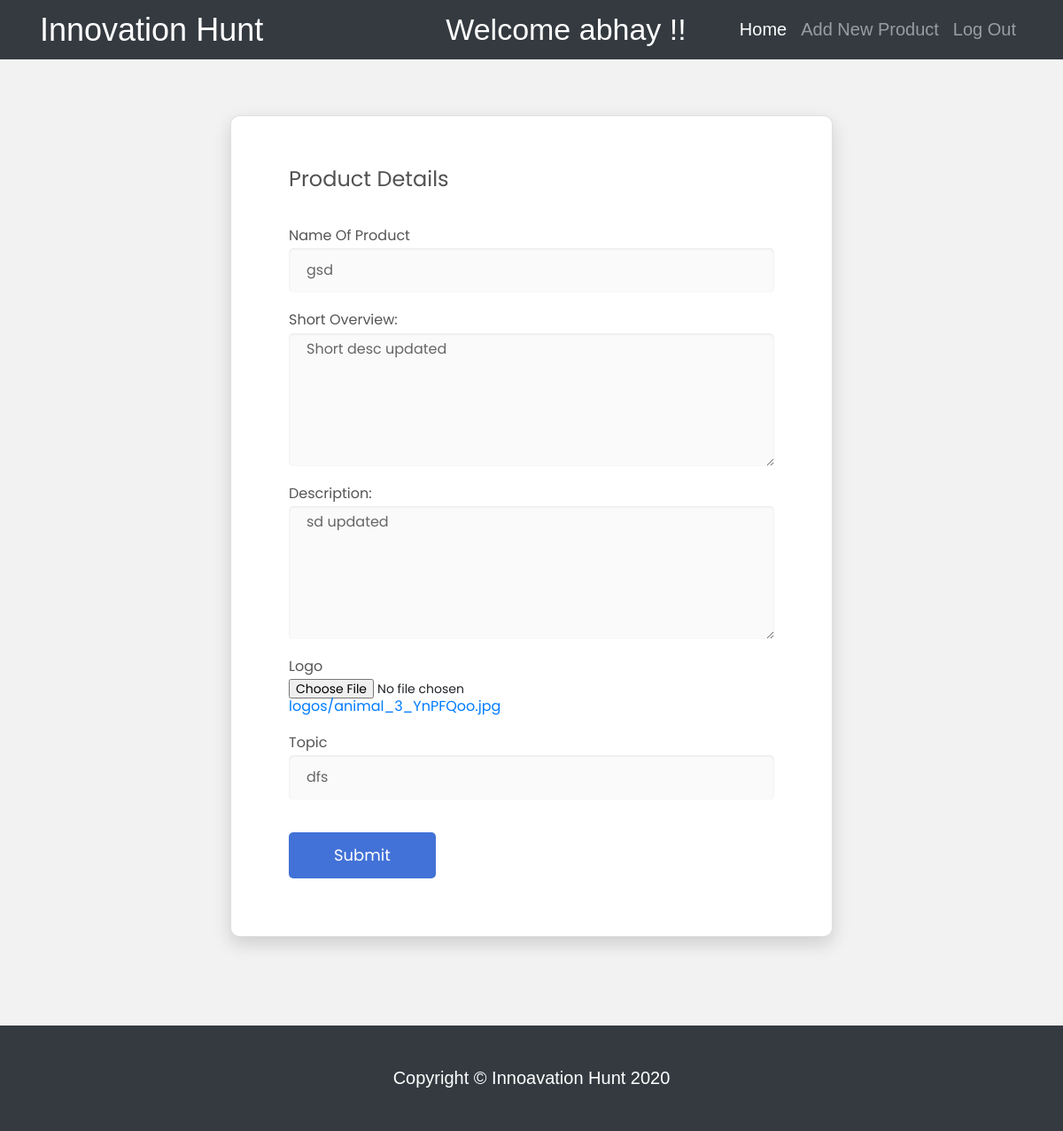
The app's page /product/edit/12 (signed in) with its own data.
### product/models.py (models this page shows, shortened)
class product_details(models.Model):
    prod_id = models.AutoField(primary_key=True)
    prod_cr_by = models.CharField(max_length=100)
    prod_name = models.CharField(max_length=100)
    prod_short = models.CharField(max_length=100)
    prod_desc = models.CharField(max_length=1000)
    prod_topic = models.CharField(max_length=100)
    prod_logo = models.ImageField(upload_to="logos")
    prod_vote = models.IntegerField(default=0)

### product/views.py (the view)
# urls.py: path('edit/<prod_id>', views.product_edit_form, name='product_edit_form'),
@login_required(login_url='/nav/login')
def product_edit_form(request, prod_id):
    prod = product_details.objects.get(pk=prod_id)
    return render(request, 'product_update.html', {'prod_id': prod.prod_id, 'prod_name': prod.prod_name,
                                                   'prod_short': prod.prod_short, 'prod_desc': prod.prod_desc,
                                                   'prod_topic': prod.prod_topic, 'prod_logo': prod.prod_logo})

### product/templates/product_update.html (shortened to what this page needs)
<!DOCTYPE html>
<html lang="en">
<head>
    {% extends 'head_foot.html' %}
    {% block content %}
    {% load static %}
    <link href="{% static 'product_form_vendor/vendor/mdi-font/css/material-design-iconic-font.min.css' %}"
          rel="stylesheet" media="all">
    <link href="{% static 'product_form_vendor/vendor/font-awesome-4.7/css/font-awesome.min.css' %}" rel="stylesheet"
          media="all">
    <link href="{% static 'product_form_vendor/vendor/select2/select2.min.css' %}" rel="stylesheet" media="all">
    <link href="{% static 'product_form_vendor/vendor/datepicker/daterangepicker.css' %}" rel="stylesheet" media="all">
    <link href="{% static 'product_form_vendor/css/main.css' %}" rel="stylesheet" media="all">
</head>
<body>
<div class="page-wrapper  p-t-130 p-b-100 font-poppins" style="background-color:#f2f2f2;">
    <div class="wrapper wrapper--w680">
        <div class="card card-4">
            <div class="card-body">
                <h2 class="title">Product Details</h2>
                <form method="POST" action="/product/update/{{prod_id}}" enctype="multipart/form-data">
                    <div class="input-group">
                        <label class="label">Name of Product</label>
                        <input class="input--style-4" type="text" name="p_name" value="{{prod_name}}">
                    </div>
                    <div class="input-group">
                        <label class="label">Short Overview:</label>
                        <textarea class="input--style-4" type="text" style ="width:-webkit-fill-available;border: 0px;min-height:150px;line-height:35px;"
                                  name="p_short" value="{{prod_short}}">{{prod_short}}</textarea>
                    </div>
                    <div class="input-group">
                        <label class="label">Description:</label>
                        <textarea class="input--style-4" style ="width:-webkit-fill-available;    border: 0px;min-height:150px;line-height:35px;"
                                  type="text" name="p_desc" value="{{prod_desc}}">{{prod_desc}}</textarea>
                    </div>
                    <div class="input-group">
                        <label class="label">Logo</label>
                        <input class="input--style-2" type="file" name="p_logo"  id="file">
                        <div>
                            {% if prod_logo != 'False' %}
                            <a href="{{prod_logo.url}}">{{prod_logo}}</a>
                            {% endif %}
                        </div>
                    </div>
                    <div class="input-group">
                        <label class="label">Topic</label>
                        <input class="input--style-4" type="text" name="p_topic" value="{{prod_topic}}">
                    </div>
                    <div class="p-t-15">
                        <button class="btn btn--radius-2 btn--blue" type="submit">Submit</button>
                    </div>
                </form>
            </div>
        </div>
    </div>
</div>
</body>
{% endblock %}

### signup/templates/head_foot.html (shortened to what this page needs)
<!DOCTYPE html>
<html lang="en">
<head>
    {% load static %}
    <link href="{% static 'home/vendor/bootstrap/css/bootstrap.min.css'%}" rel="stylesheet">
    <link href="{% static 'home/css/shop-item.css'%}" rel="stylesheet">
</head>
<body>
<nav class="navbar navbar-expand-lg navbar-dark bg-dark fixed-top">
    <div class="container">
        <a class="navbar-brand" href="#" style="font-size:36px;">Innovation Hunt</a>
        {% if user.is_authenticated %}
        <div style="padding-left:190px;">
            <h1 style="color:white; font-size:34px;">Welcome {{user.username}} !! </h1>
        </div>
        {% endif %}
        <div class="collapse navbar-collapse" id="navbarResponsive">
            <ul class="navbar-nav ml-auto">
                <li class="nav-item active cust">
                    <a class="nav-link" href="/nav/home">Home
                    </a>
                </li>
                <li class="nav-item cust">
                    <a class="nav-link" id="add_prod" href="/product/form">Add New Product</a>
                </li>
                {% if user.is_authenticated %}
                <li class="nav-item cust">
                    <a class="nav-link" href="/nav/logout">Log Out</a>
                </li>
                {% endif %}
            </ul>
        </div>
    </div>
</nav>
{% block content %}
{% endblock %}
<footer class="py-5 bg-dark cust">
    <div class="container">
        <p class="m-0 text-center text-white">Copyright &copy; Innoavation Hunt 2020</p>
    </div>
</footer>
</body>
</html>

### static/home/css/shop-item.css (style rules this page uses)
body { padding-top: 56px; }

### signup/templates/head_foot.html (style rules this page uses)
.cust { font-size:20px; }
body { font:unset !important; }

### records on screen
product_details: p_name "gsd", p_short "Short desc updated", p_desc "sd updated", prod_logo "logos/animal_3_YnPFQoo.jpg", p_topic "dfs"

### other values on screen
{{ user.username }} "abhay"
